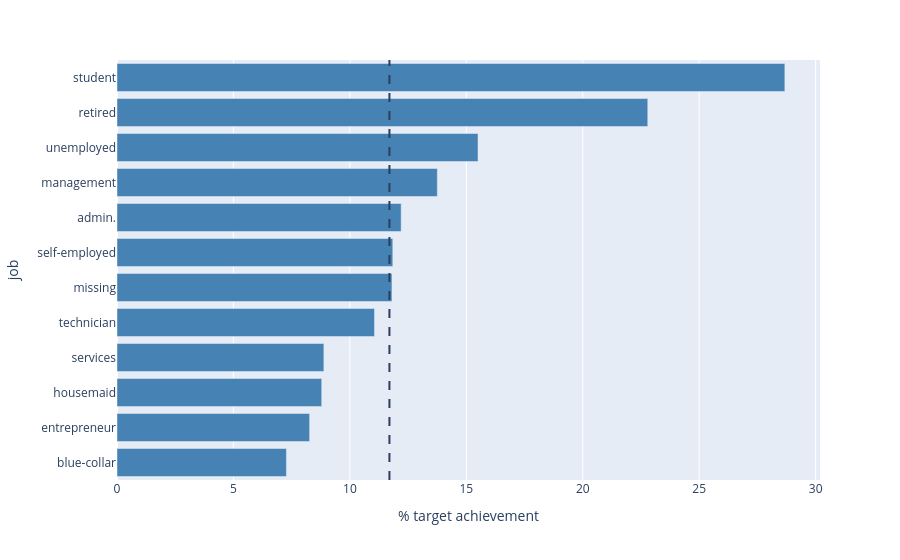

The notebook cell saved with this chart:
### Markdown cell above
Job & Target

### Code cell
col = "job"
temp_table = df.assign(
    categories=df[col].fillna("missing"),
    target=(df["y"]=="yes") * 100)
rate = temp_table.groupby("categories")["target"].agg(mean_="mean", n="count").sort_values(by="mean_").reset_index()

global_rate = (df["y"] == "yes").mean() * 100

fig4 = px.bar(
    rate,
    x="mean_",
    y="categories",
    orientation="h",
    hover_data=["n"]
    )
fig4.update_traces(marker_color="steelblue")
fig4.add_vline(x=global_rate, line_dash="dash")
fig4.update_layout(xaxis_title="% target achievement", yaxis_title=col)
fig4.show()

### Figure 1 — Plotly figure (JSON) as saved in the notebook; plotly's stock layout.template omitted (floating-point values rounded to 4 significant figures)
{"data": [{"customdata": [[9732], [1487], [1240], [4154], [7597], [288], [1579], [5171], [9458], [1303], [2264], [938]], "hovertemplate": "mean_=%{x}<br>categories=%{y}<br>n=%{customdata[0]}<extra></extra>", "legendgroup": "", "marker": {"color": "steelblue", "pattern": {"shape": ""}}, "name": "", "orientation": "h", "showlegend": false, "textposition": "auto", "type": "bar", "x": [7.275, 8.272, 8.79, 8.883, 11.06, 11.81, 11.84, 12.2, 13.76, 15.5, 22.79, 28.68], "xaxis": "x", "y": ["blue-collar", "entrepreneur", "housemaid", "services", "technician", "missing", "self-employed", "admin.", "management", "unemployed", "retired", "student"], "yaxis": "y"}], "layout": {"barmode": "relative", "legend": {"tracegroupgap": 0}, "margin": {"t": 60}, "shapes": [{"line": {"dash": "dash"}, "type": "line", "x0": 11.7, "x1": 11.7, "xref": "x", "y0": 0, "y1": 1, "yref": "y domain"}], "xaxis": {"anchor": "y", "domain": [0, 1], "title": {"text": "% target achievement"}}, "yaxis": {"anchor": "x", "domain": [0, 1], "title": {"text": "job"}}}}
